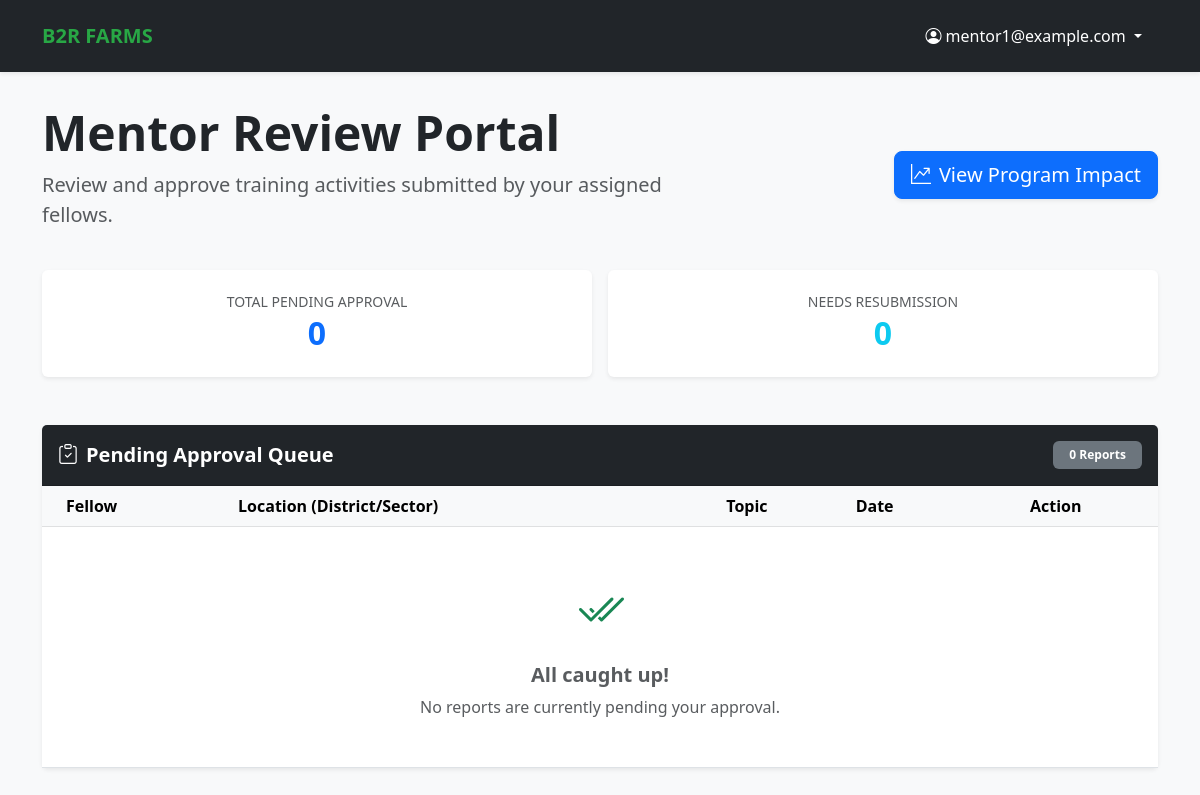
The app's page /mentors/dashboard/ (signed in), older data.
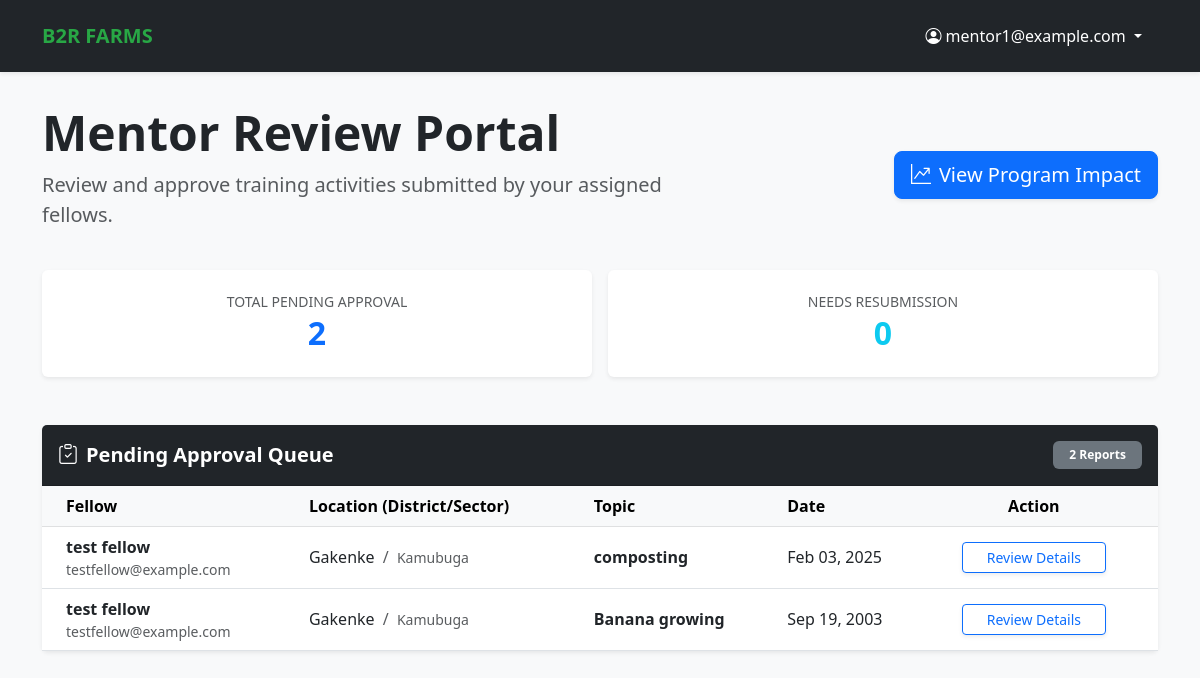
The same page, newer data.
### activities/models.py (models this page shows, shortened)
class TrainingActivity(models.Model):
    class Status(models.TextChoices):
        PENDING = 'PENDING', 'Pending Review'
        APPROVED = 'APPROVED', 'Approved'
        REVISION = 'REVISION', 'Needs Revision'
    fellow = models.ForeignKey(
        Fellow,
        on_delete=models.CASCADE,
        related_name='activities'
    )
    date = models.DateField(validators=[validate_not_future])
    sector = models.ForeignKey(
        Sector,
        on_delete=models.PROTECT,
        related_name='training_activities'
    )
    village_name = models.CharField(max_length=100)
    verified_village = models.CharField(
        max_length=100,
        blank=True,
        null=True,
        help_text="Standardized village name confirmed by Mentor upon approval."
    )
    number_of_farmers_trained = models.PositiveIntegerField(
        validators=[MinValueValidator(1, message="You must train at least one farmer.")]
    )
    training_topic = models.CharField(
        max_length=255,
        help_text="e.g., Mulching, Crop Rotation, Soil Conservation"
    )
    METHOD_CHOICES = [
        ('demonstration', 'Demonstration'),
        ('field_visit', 'Field Visit'),
        ('group_session', 'Group Session'),
        ('workshop', 'Workshop'),
    ]
    training_method = models.CharField(
        max_length=50,
        choices=METHOD_CHOICES
    )
    duration = models.DurationField(
        help_text="Format: HH:MM:SS (e.g., 02:30:00 for 2 hours and 30 mins)",
        default=timedelta(hours=1)
    )
    challenges_notes = models.TextField(blank=True, null=True)
    success_stories = models.TextField(blank=True, null=True)
    photos = models.ImageField(upload_to='training_photos/', blank=True, null=True)
    status = models.CharField(
        max_length=20,
        choices=Status.choices,
        default=Status.PENDING,
        help_text="The current approval status of this report."
    )
    approved_by = models.ForeignKey(
        settings.AUTH_USER_MODEL,
        on_delete=models.SET_NULL,
        null=True,
        blank=True,
        related_name='approved_activities'
    )
    is_resubmitted = models.BooleanField(default=False)
    mentor_comments = models.TextField(
        blank=True,
        null=True,
        help_text="Feedback provided by the assigned Mentor."
    )
    created_at = models.DateTimeField(auto_now_add=True)
    updated_at = models.DateTimeField(auto_now=True)
    class Meta:
        ordering = ['-date', 'sector__name']
        verbose_name_plural = "Training Activities"

### fellows/models.py (models this page shows, shortened)
class Fellow(models.Model):
    class Status(models.TextChoices):
        ACTIVE = 'ACTIVE', 'Active'
        INACTIVE = 'INACTIVE', 'Inactive'
        COMPLETED = 'COMPLETED', 'Completed'
        ON_LEAVE = 'ON_LEAVE', 'On Leave'
    user = models.OneToOneField(
        User,
        on_delete=models.CASCADE,
        related_name='fellow_profile'
    )
    university = models.CharField(max_length=100)
    degree_field = models.CharField(max_length=100)
    graduation_year = models.IntegerField()
    assigned_sector = models.ForeignKey(
        Sector,
        on_delete=models.SET_NULL,
        null=True,
        related_name='fellows'
    )
    mentor = models.ForeignKey(
        'mentors.Mentor',
        on_delete=models.SET_NULL,
        null=True,
        blank=True, # Allows saving a fellow before a mentor is assigned
        related_name='fellows',
        help_text="The professional mentor supervising this fellow."
    )
    fellowship_start_date = models.DateField()
    fellowship_end_date = models.DateField(null=True, blank=True)
    status = models.CharField(
        max_length=10,
        choices=Status.choices,
        default=Status.ACTIVE
    )
    training_completed = models.BooleanField(default=False)
    class Meta:
        ordering = ['user__last_name', 'user__first_name']
        verbose_name = "Fellow"
        verbose_name_plural = "Fellows"

### locations/models.py (models this page shows, shortened)
class Sector(models.Model):
    district = models.ForeignKey(
        District,
        on_delete=models.CASCADE,
        related_name='sectors'
    )
    name = models.CharField(max_length=100)
    code = models.CharField(max_length=10, blank=True, null=True)
    class Meta:
        unique_together = ('name', 'district')
        ordering = ['district__province__name', 'district__name', 'name']

class District(models.Model):
    province = models.ForeignKey(
        Province,
        on_delete=models.CASCADE,
        related_name='districts'
    )
    name = models.CharField(max_length=100)
    code = models.CharField(max_length=10, blank=True, null=True)
    class Meta:
        unique_together = ('name', 'province')
        ordering = ['province__name', 'name']

### mentors/views.py (the view)
# urls.py: path('dashboard/', mentor_dashboard, name='mentor_dashboard'),
@login_required
def mentor_dashboard(request):
    mentor = getattr(request.user, 'mentor_profile', None)
    if not mentor:
        messages.error(request, "Access denied. Mentor profile not found.")
        return redirect('login')
    pending_reports = TrainingActivity.objects.filter(
        fellow__mentor=mentor,
        status='PENDING'
    ).order_by('-date')
    recent_history = TrainingActivity.objects.filter(
        fellow__mentor=mentor
    ).exclude(status='PENDING').order_by('-updated_at')[:10]
    return render(request, 'mentors/dashboard.html', {
        'mentor': mentor,
        'pending_reports': pending_reports,
        'recent_history': recent_history
    })

### mentors/templates/mentors/dashboard.html (shortened to what this page needs)
{% extends 'base.html' %}
{% block content %}
<div class="row mb-4 align-items-center">
    <div class="col-md-7">
        <h1 class="display-5 fw-bold text-dark">Mentor Review Portal</h1>
        <p class="lead text-muted">Review and approve training activities submitted by your assigned fellows.</p>
    </div>
    <div class="col-md-5 text-md-end d-print-none">
        <a href="{% url 'impact_summary' %}" class="btn btn-primary btn-lg shadow-sm">
            <i class="bi bi-graph-up-arrow me-2"></i>View Program Impact
        </a>
    </div>
</div>
<div class="row g-3 mb-5 text-center">
    <div class="col-md-6">
        <div class="card border-0 shadow-sm py-4 bg-white">
            <h6 class="text-muted text-uppercase small mb-1">Total Pending Approval</h6>
            <h2 class="fw-bold mb-0 text-primary">{{ pending_reports|length }}</h2>
        </div>
    </div>
    <div class="col-md-6">
        <div class="card border-0 shadow-sm py-4 bg-white">
            <h6 class="text-muted text-uppercase small mb-1">Needs Resubmission</h6>
            <h2 class="fw-bold text-info mb-0">{{ resubmission_count|default:"0" }}</h2>
        </div>
    </div>
</div>
<div class="card shadow-sm border-0 mb-5">
    <div class="card-header bg-dark text-white py-3 d-flex justify-content-between align-items-center">
        <h5 class="mb-0 fw-bold"><i class="bi bi-clipboard-check me-2"></i>Pending Approval Queue</h5>
        <span class="badge bg-secondary px-3 py-2">
            {{ pending_reports|length }} Report{{ pending_reports|length|pluralize }}
        </span>
    </div>
    <div class="table-responsive">
        <table class="table table-hover align-middle mb-0">
            <thead class="table-light">
                <tr>
                    <th class="ps-4">Fellow</th>
                    <th>Location (District/Sector)</th>
                    <th>Topic</th>
                    <th>Date</th>
                    <th class="text-center pe-4">Action</th>
                </tr>
            </thead>
            <tbody>
                {% for report in pending_reports %}
                <tr>
                    <td class="ps-4">
                        <div class="fw-bold text-dark">{{ report.fellow.user.get_full_name }}</div>
                        <div class="text-muted small">{{ report.fellow.user.email }}</div>
                    </td>
                    <td>
                        <span class="text-dark">{{ report.fellow.assigned_sector.district.name }}</span>
                        <span class="text-muted mx-1">/</span>
                        <span class="text-muted small">{{ report.fellow.assigned_sector.name }}</span>
                    </td>
                    <td>
                        <span class="fw-semibold">{{ report.training_topic }}</span>
                    </td>
                    <td>{{ report.date|date:"M d, Y" }}</td>
                    <td class="text-center pe-4">
                        <a href="{% url 'review_report' report.pk %}" class="btn btn-outline-primary btn-sm px-4 shadow-sm">
                            Review Details
                        </a>
                    </td>
                </tr>
                {% empty %}
                <tr>
                    <td colspan="5" class="text-center py-5 text-muted">
                        <div class="mb-3">
                            <i class="bi bi-check2-all text-success" style="font-size: 3rem;"></i>
                        </div>
                        <h5 class="fw-bold">All caught up!</h5>
                        <p class="mb-0">No reports are currently pending your approval.</p>
                    </td>
                </tr>
                {% endfor %}
            </tbody>
        </table>
    </div>
</div>
{% endblock %}

Row changes from the older to the newer data that the page shows:
added TrainingActivity: fellow.user.get_full_name "test fellow", fellow.user.email "testfellow@example.com", fellow.assigned_sector.district.name "Gakenke", fellow.assigned_sector.name "Kamubuga", training_topic "composting", date "Feb 03, 2025"
added TrainingActivity: fellow.user.get_full_name "test fellow", fellow.user.email "testfellow@example.com", fellow.assigned_sector.district.name "Gakenke", fellow.assigned_sector.name "Kamubuga", training_topic "Banana growing", date "Sep 19, 2003"
Text that changed along with them:
{{ pending_reports|length }}: "0" → "2"
text no longer shown: "All caught up! No reports are currently pending your approval."
